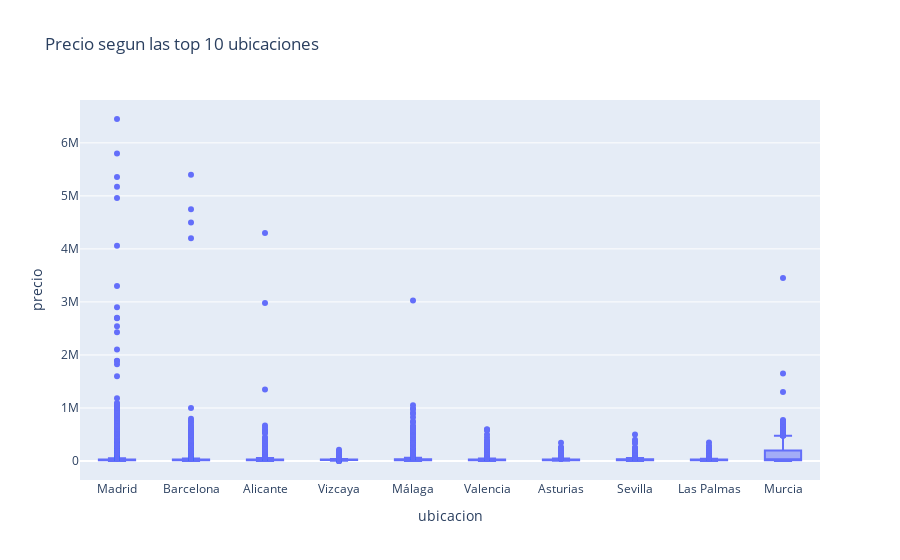

Notebook code cell kept with this figure:
### Code cell
fig = px.box(df_top, x='ubicacion', y='precio', title='Precio segun las top 10 ubicaciones')
fig.show()

### Figure 1 — Plotly figure (JSON) as saved in the notebook; plotly's stock layout.template omitted (floating-point values rounded to 4 significant figures; data arrays with more than 128 entries replaced by an {"elided": "..."} marker saying what was removed)
{"data": [{"alignmentgroup": "True", "hovertemplate": "ubicacion=%{x}<br>precio=%{y}<extra></extra>", "legendgroup": "", "marker": {"color": "#636efa"}, "name": "", "notched": false, "offsetgroup": "", "orientation": "v", "showlegend": false, "type": "box", "x": {"elided": "77075 str values"}, "x0": " ", "xaxis": "x", "y": {"elided": "77075 float values"}, "y0": " ", "yaxis": "y"}], "layout": {"boxmode": "group", "legend": {"tracegroupgap": 0}, "title": {"text": "Precio segun las top 10 ubicaciones"}, "xaxis": {"anchor": "y", "domain": [0, 1], "title": {"text": "ubicacion"}}, "yaxis": {"anchor": "x", "domain": [0, 1], "title": {"text": "precio"}}}}
